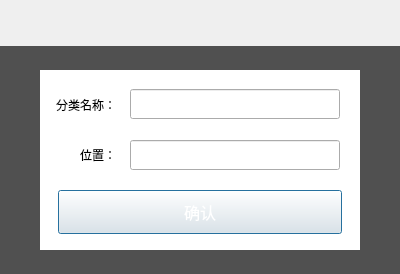
<?xml version="1.0" encoding="UTF-8"?>
<ui version="4.0">
 <class>AddCustomCategoryDlg</class>
 <widget class="QDialog" name="AddCustomCategoryDlg">
  <property name="geometry">
   <rect>
    <x>0</x>
    <y>0</y>
    <width>400</width>
    <height>274</height>
   </rect>
  </property>
  <property name="windowTitle">
   <string>Dialog</string>
  </property>
  <layout class="QVBoxLayout" name="verticalLayout">
   <property name="spacing">
    <number>0</number>
   </property>
   <property name="leftMargin">
    <number>0</number>
   </property>
   <property name="topMargin">
    <number>0</number>
   </property>
   <property name="rightMargin">
    <number>0</number>
   </property>
   <property name="bottomMargin">
    <number>0</number>
   </property>
   <item>
    <widget class="TitleBarWidget" name="titleWidget" native="true">
     <property name="minimumSize">
      <size>
       <width>0</width>
       <height>46</height>
      </size>
     </property>
     <property name="maximumSize">
      <size>
       <width>16777215</width>
       <height>46</height>
      </size>
     </property>
    </widget>
   </item>
   <item>
    <widget class="QWidget" name="skinWidget" native="true">
     <property name="styleSheet">
      <string notr="true">QWidget#skinWidget{
background-color: #505050;
}</string>
     </property>
     <widget class="QWidget" name="mainWidget" native="true">
      <property name="geometry">
       <rect>
        <x>40</x>
        <y>24</y>
        <width>320</width>
        <height>180</height>
       </rect>
      </property>
      <property name="minimumSize">
       <size>
        <width>320</width>
        <height>180</height>
       </size>
      </property>
      <property name="maximumSize">
       <size>
        <width>320</width>
        <height>180</height>
       </size>
      </property>
      <property name="styleSheet">
       <string notr="true">QWidget#mainWidget{
	background-color:#ffffff;
}</string>
      </property>
      <widget class="QLabel" name="label">
       <property name="geometry">
        <rect>
         <x>0</x>
         <y>20</y>
         <width>76</width>
         <height>30</height>
        </rect>
       </property>
       <property name="font">
        <font>
         <family>微软雅黑</family>
        </font>
       </property>
       <property name="text">
        <string>分类名称：</string>
       </property>
       <property name="alignment">
        <set>Qt::AlignRight|Qt::AlignTrailing|Qt::AlignVCenter</set>
       </property>
      </widget>
      <widget class="QLabel" name="label_2">
       <property name="geometry">
        <rect>
         <x>0</x>
         <y>70</y>
         <width>76</width>
         <height>30</height>
        </rect>
       </property>
       <property name="font">
        <font>
         <family>微软雅黑</family>
        </font>
       </property>
       <property name="text">
        <string>位置：</string>
       </property>
       <property name="alignment">
        <set>Qt::AlignRight|Qt::AlignTrailing|Qt::AlignVCenter</set>
       </property>
      </widget>
      <widget class="QLineEdit" name="positionLineEdit">
       <property name="geometry">
        <rect>
         <x>90</x>
         <y>70</y>
         <width>210</width>
         <height>30</height>
        </rect>
       </property>
       <property name="font">
        <font>
         <family>微软雅黑</family>
        </font>
       </property>
       <property name="maxLength">
        <number>4</number>
       </property>
      </widget>
      <widget class="QPushButton" name="confirmButton">
       <property name="geometry">
        <rect>
         <x>18</x>
         <y>120</y>
         <width>284</width>
         <height>44</height>
        </rect>
       </property>
       <property name="font">
        <font>
         <pointsize>-1</pointsize>
        </font>
       </property>
       <property name="styleSheet">
        <string notr="true">QPushButton{
color:#ffffff;
font-size:16px;
border-image: url(:/loginImage/commonButton.png);
}

QPushButton:pressed{
border-image: url(:/loginImage/commonButtonPressed.png);
}</string>
       </property>
       <property name="text">
        <string>确认</string>
       </property>
      </widget>
      <widget class="QLabel" name="hintLabel">
       <property name="geometry">
        <rect>
         <x>93</x>
         <y>50</y>
         <width>201</width>
         <height>20</height>
        </rect>
       </property>
       <property name="text">
        <string/>
       </property>
      </widget>
      <widget class="QLineEdit" name="nameLineEdit">
       <property name="geometry">
        <rect>
         <x>90</x>
         <y>19</y>
         <width>210</width>
         <height>30</height>
        </rect>
       </property>
       <property name="font">
        <font>
         <family>微软雅黑</family>
        </font>
       </property>
       <property name="maxLength">
        <number>8</number>
       </property>
      </widget>
     </widget>
    </widget>
   </item>
  </layout>
 </widget>
 <customwidgets>
  <customwidget>
   <class>TitleBarWidget</class>
   <extends>QWidget</extends>
   <header location="global">TitleBarWidget.h</header>
   <container>1</container>
  </customwidget>
 </customwidgets>
 <resources/>
 <connections/>
</ui>
